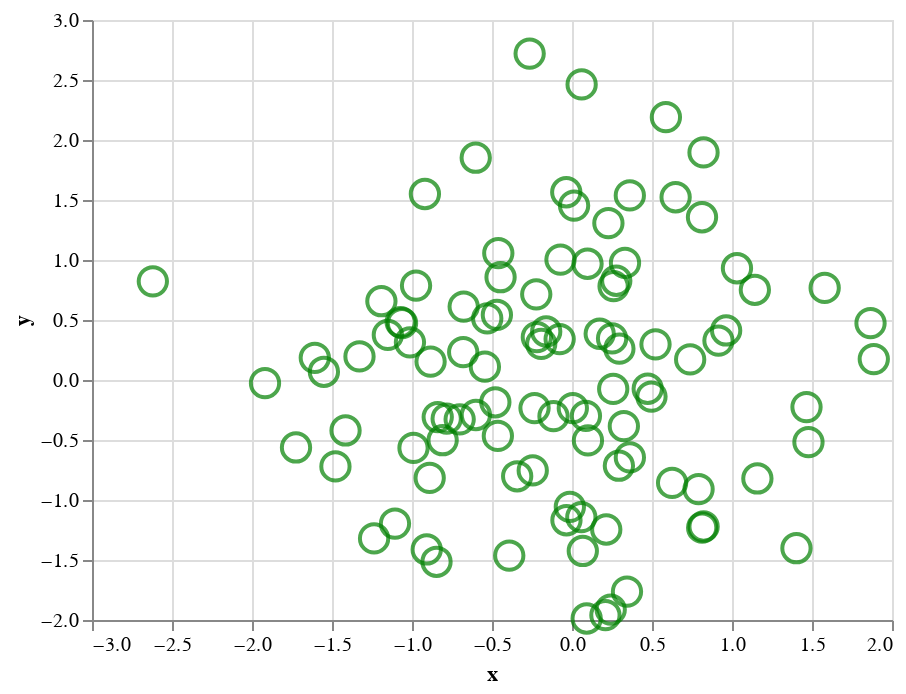

Notebook cell for this chart:
### Markdown cell above
Within the mark_point( ) method, you can pass local configurations that will override the top-level configuration settings. The arguments are the same as that of configure_mark.

### Code cell
alt.Chart(data).mark_point(color = "green", filled = False).encode(
    x = "x:Q",
    y = "y:Q"
).configure_point(
    size = 200,
    color = "red",
    filled = True
)

### Figure 1 — Vega-Lite specification as saved in the notebook (floating-point values rounded to 4 significant figures)
{"config": {"view": {"continuousWidth": 400, "continuousHeight": 300}, "point": {"color": "red", "filled": true, "size": 200}}, "data": {"name": "data-36314fa13457ed6ac75c6d0d79479799"}, "mark": {"type": "point", "color": "green", "filled": false}, "encoding": {"x": {"field": "x", "type": "quantitative"}, "y": {"field": "y", "type": "quantitative"}}, "$schema": "https://vega.github.io/schema/vega-lite/v4.17.0.json", "datasets": {"data-36314fa13457ed6ac75c6d0d79479799": [{"x": 0.4967, "y": -0.1383}, {"x": 0.6477, "y": 1.523}, {"x": -0.2342, "y": -0.2341}, {"x": 1.579, "y": 0.7674}, {"x": -0.4695, "y": 0.5426}, {"x": -0.4634, "y": -0.4657}, {"x": 0.242, "y": -1.913}, {"x": -1.725, "y": -0.5623}, {"x": -1.013, "y": 0.3142}, {"x": -0.908, "y": -1.412}, {"x": 1.466, "y": -0.2258}, {"x": 0.06753, "y": -1.425}, {"x": -0.5444, "y": 0.1109}, {"x": -1.151, "y": 0.3757}, {"x": -0.6006, "y": -0.2917}, {"x": -0.6017, "y": 1.852}, {"x": -0.0135, "y": -1.058}, {"x": 0.8225, "y": -1.221}, {"x": 0.2089, "y": -1.96}, {"x": -1.328, "y": 0.1969}, {"x": 0.7385, "y": 0.1714}, {"x": -0.1156, "y": -0.3011}, {"x": -1.479, "y": -0.7198}, {"x": -0.4606, "y": 1.057}, {"x": 0.3436, "y": -1.763}, {"x": 0.3241, "y": -0.3851}, {"x": -0.6769, "y": 0.6117}, {"x": 1.031, "y": 0.9313}, {"x": -0.8392, "y": -0.3092}, {"x": 0.3313, "y": 0.9755}, {"x": -0.4792, "y": -0.1857}, {"x": -1.106, "y": -1.196}, {"x": 0.8125, "y": 1.356}, {"x": -0.07201, "y": 1.004}, {"x": 0.3616, "y": -0.6451}, {"x": 0.3614, "y": 1.538}, {"x": -0.03583, "y": 1.565}, {"x": -2.62, "y": 0.8219}, {"x": 0.08705, "y": -0.299}, {"x": 0.09176, "y": -1.988}, {"x": -0.2197, "y": 0.3571}, {"x": 1.478, "y": -0.5183}, {"x": -0.8085, "y": -0.5018}, {"x": 0.9154, "y": 0.3288}, {"x": -0.5298, "y": 0.5133}, {"x": 0.09708, "y": 0.9686}, {"x": -0.7021, "y": -0.3277}, {"x": -0.3921, "y": -1.464}, {"x": 0.2961, "y": 0.2611}, {"x": 0.005113, "y": -0.2346}, {"x": -1.415, "y": -0.4206}, {"x": -0.3427, "y": -0.8023}, {"x": -0.1613, "y": 0.4041}, {"x": 1.886, "y": 0.1746}, {"x": 0.2576, "y": -0.07445}, {"x": -1.919, "y": -0.02651}, {"x": 0.06023, "y": 2.463}, {"x": -0.1924, "y": 0.3015}, {"x": -0.03471, "y": -1.169}, {"x": 1.143, "y": 0.7519}, {"x": 0.791, "y": -0.9094}, {"x": 1.403, "y": -1.402}, {"x": 0.5869, "y": 2.19}, {"x": -0.9905, "y": -0.5663}, {"x": 0.09965, "y": -0.5035}, {"x": -1.551, "y": 0.06856}, {"x": -1.062, "y": 0.4736}, {"x": -0.9194, "y": 1.55}, {"x": -0.7833, "y": -0.3221}, {"x": 0.8135, "y": -1.231}, {"x": 0.2275, "y": 1.307}, {"x": -1.607, "y": 0.1846}, {"x": 0.2599, "y": 0.7818}, {"x": -1.237, "y": -1.32}, {"x": 0.5219, "y": 0.297}, {"x": 0.2505, "y": 0.3464}, {"x": -0.68, "y": 0.2323}, {"x": 0.2931, "y": -0.7144}, {"x": 1.866, "y": 0.4738}, {"x": -1.191, "y": 0.6566}, {"x": -0.9747, "y": 0.7871}, {"x": 1.159, "y": -0.8207}, {"x": 0.9634, "y": 0.4128}, {"x": 0.8221, "y": 1.897}, {"x": -0.2454, "y": -0.7537}, {"x": -0.8895, "y": -0.8158}, {"x": -0.0771, "y": 0.3412}, {"x": 0.2767, "y": 0.8272}, {"x": 0.013, "y": 1.454}, {"x": -0.2647, "y": 2.72}, {"x": 0.6257, "y": -0.8572}, {"x": -1.071, "y": 0.4825}, {"x": -0.2235, "y": 0.714}, {"x": 0.4732, "y": -0.07283}, {"x": -0.8468, "y": -1.515}, {"x": -0.4465, "y": 0.8564}, {"x": 0.2141, "y": -1.246}, {"x": 0.1732, "y": 0.3853}, {"x": -0.8839, "y": 0.1537}, {"x": 0.05821, "y": -1.143}]}}
